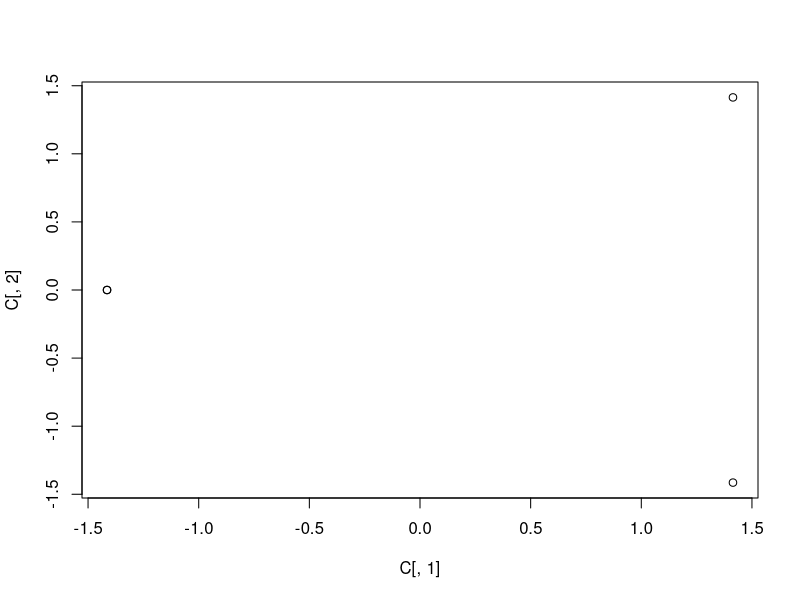
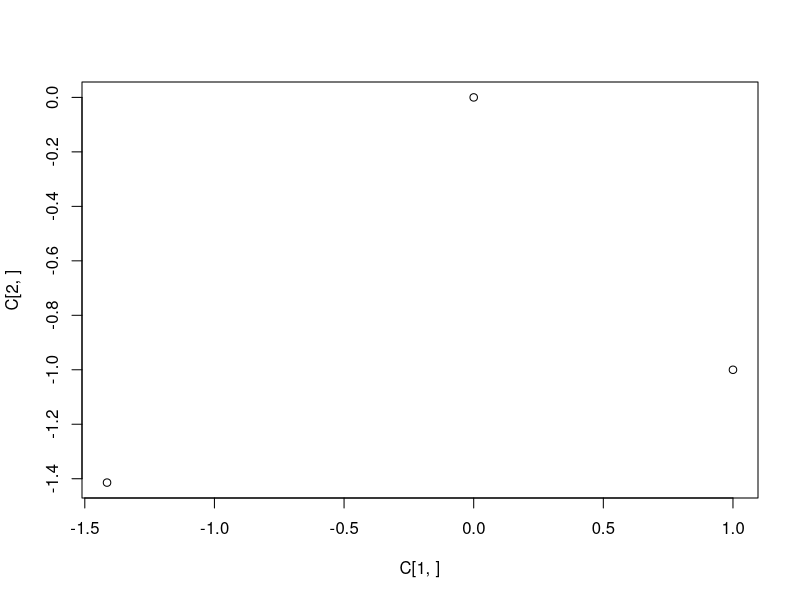

Write R code to recreate these figures, in order.
X <- matrix(c(3, 4, 3, 1, 4, 3, 2, 3, 6, 2, 1, 4), nrow = 4, ncol = 3, byrow = T)
X <- scale(X, center = T, scale = F)
n <- dim(X)[1]
Dp <- diag(n) * 1 / n
V <- t(X) %*% Dp %*% X
tmp <- eigen(V)
L <- diag(tmp$values)
cat("\nValeurs propres\n")
prmatrix(L)
U <- tmp$vectors
cat("\nVecteurs propres\n")
prmatrix(U)
C <- X %*% U
cat("\nComposantes principales\n")
prmatrix(C)

png("plotIndividus.png", width = 400, height = 400)
plot(C[, 1], C[, 2])
dev.off()

png("plotVariables.png", width = 400, height = 400)
plot(C[1,], C[2,])
dev.off()

K1 <- C[, 1] %*% t(U[, 1])
K2 <- K1 + C[, 2] %*% t(U[, 2])
K3 <- K2 + C[, 3] %*% t(U[, 3])
cat("\nK1 <- C[, 1] %*% t(U[, 1])\n")
prmatrix(K1)
cat("\nK2 <- K1 + C[, 2] %*% t(U[, 2])\n")
prmatrix(K2)
cat("\nK3 <- K2 + C[, 3] %*% t(U[, 3])\n")
prmatrix(K3)
